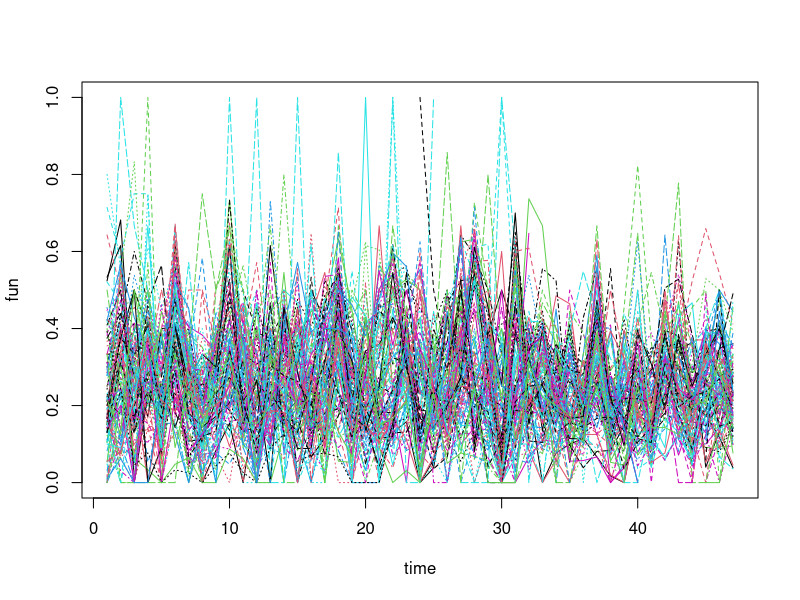

Recreate this plot in R. (Note: this script raises an error after producing the figure.)
library(readxl)
data=read_excel('trains_update_2610.xlsx')
n=dim(data)[1]
n
p=dim(data)[2]
p

unique(data$service)
length(which(data$service=='International'))

summary(data$delay_cause_external_cause)
years = unique(data$year)
months = unique(data$month)
#concentrarsi, solo per i treni nazionali: per ogni, per ogni mese, l'unità diviene la tratta specifica
num_tratte = length(unique(data$route))
cols = (length(unique(data$year)))*(length(unique(data$month)))
dati_nuovi = matrix(nrow=num_tratte, ncol = cols)

r=(unique(data$route))
for (k in 1:num_tratte) {
  for (j in years) {
    for ( i in months){
      if(length(data$delay_cause_rail_infrastructure[which(data$route==r[k] & data$year==j & data$month==i)])!=0)
      dati_nuovi[k,(j-2015)*12 + (i)]=data$delay_cause_rail_infrastructure[which(data$route==r[k] & data$year==j & data$month==i)]
    }
  }
  dati_nuovi[k,48]=r[k]
}

dati_nuovi=data.frame(dati_nuovi)

fun = t(as.matrix(dati_nuovi[1:112,1:47]))
time=1:47

x11()
matplot(time,fun, type='l')


f_data <- fData(time, t(fun))
x11()
plot(f_data)

band_depth <- BD(Data = f_data) #in input va un FD, e ritorna un vector con la band depth di ogni elemento
modified_band_depth <- MBD(Data = f_data) #in input va un FD, e ritorna un vector con la modified band depth di ogni elemento

median_curve <- median_fData(fData = f_data, type = "MBD") # still an fData object: la mediana è la curva con la depth più alta

x11()
plot(f_data) 
lines(time,median_curve$values, lwd=10)
#lines(time,modified_band_depth, lwd=10, col='black')

EI(f_data) #per ogni curva, calcola l'Epigraph Index 
MEI(f_data) #per ogni curva, calcola il Modified EI
HI(f_data) #per ogni curva, calcola l'Hypograph Index 
MHI(f_data) #per ogni curva, calcola il modified Hypograph Index 

#cor_spearman(f_data, ordering='MHI') #(puoi anche mettere MEI, che è la default)
#se i FDs sono bivariati, dà uno scalare, sennò l'intera matrice

#outlier detection
fbplot(f_data, adjust = T) 
outliergram(f_data,adjust = T) 


#### TRATTA A-B vs TRATTA B-A ####
# We choose a route we want to analyse
departure = 'REIMS'           #A
arrival = 'PARIS EST'              #B
route_AB = paste(departure, '-', arrival)
route_BA = paste(arrival, '-', departure)

data_AB = data[which(data$route==route_AB),]
data_BA = data[which(data$route==route_BA),]

# this function returns the dataset of a given route sorted by date
sort_by_time = function(month, year, data){
  sorted_data = data
  count = 1
  for (i in sort(unique(year))){
    for(j in sort(unique(month))){
      if(dim(data[which(year==i & month==j),])[1]!=0){
        sorted_data[count, ] = data[which(year==i & month==j),]
        count = count +1
      }
    }
  }
  return (sorted_data)
}

data_AB_sorted = sort_by_time(data_AB$month, data_AB$year, data_AB)
data_BA_sorted = sort_by_time(data_BA$month, data_BA$year, data_BA)

# now I need to check that both datasets have an observations for a given date
# if they do not, I drop that observation (not tested)
n1 = dim(data_AB_sorted)[1]
n2 = dim(data_BA_sorted)[1]

final_AB = data_AB_sorted
final_BA = data_BA_sorted
k=1
for (i in 1:n1){
  count = 0
  for(j in 1:n2){
    if (data_AB_sorted$year[i] == data_BA_sorted$year[j] & data_AB_sorted$month[i] == data_BA_sorted$month[j] & count==0){
      count = 1
      final_AB[k,] = as.vector(data_AB_sorted[i,])
      final_BA[k,] = as.vector(data_BA_sorted[j,])
      k = k+1
    }
  }
}

nfinal = dim(final_AB)[1]
if(nfinal > k){
  final_AB= final_AB[-((k+1):n1), ]
  final_BA= final_BA[-((k+1):n2), ]
}


# These are the paired data
data_AB = data.frame(final_AB)
data_BA = data.frame(final_BA)

rm(final_AB)
rm(final_BA)

#### TRATTA A-B vs TRATTA B-A - PAIRED UNIVARIATE TEST - CENTRE OF SYMMETRY TEST ####
dataset1 <- data_AB$avg_delay_late_on_arrival
dataset2 <- data_BA$avg_delay_late_on_arrival
dataset1 = na.omit(dataset1)
dataset2 = na.omit(dataset2)

data_paired = data.frame(dataset1, dataset2) # se ci sono problemi, bisogna eliminare delle righe
names(data_paired) = c(route_AB, route_BA)

x11()
boxplot(data_paired)

x11()
plot(1:n1, dataset1, type='l', xlab='time', col='blue')
points(1:n2, dataset2, type='l', col='red')
legend(x='topright', legend=c(route_AB, route_BA), col=c('blue', 'red'), lty=1)


dataset1=data.frame(dataset1)
dataset2=data.frame(dataset2)
n1 <- dim(dataset1)[1]
n2 <- dim(dataset2)[1] 
n <- n1+n2

dataset1.mean <- colMeans(dataset1)
dataset2.mean <- colMeans(dataset2)
dataset1.cov  <-  cov(dataset1)
dataset2.cov  <-  cov(dataset2)
Sp      <- ((n1-1)*dataset1.cov + (n2-1)*dataset2.cov)/(n1+n2-2)  # pooled cov matrix
Spinv   <- solve(Sp)

delta.0 <- 0 

diff <- dataset1-dataset2
diff.mean <- colMeans(diff)
diff.cov <- cov(diff)
diff.invcov <- solve(diff.cov)

x11()
boxplot(diff)
# Let’s start with the squared euclidean distance between the difference in means and 
# the hypothesised value (then we will use the mahalanobis distance with and without covariance)

T20 <- as.numeric(t(diff.mean-delta.0)  %*% (diff.mean-delta.0))

B = 5000
T2 <- numeric(B)
set.seed(123)

for(perm in 1:B){ # Random permutation
  # obs: exchanging data within couples means changing the sign of the difference
  signs.perm <- rbinom(n1, 1, 0.5)*2 - 1
  diff_perm = NULL
  diff_perm <- diff * matrix(signs.perm,nrow=n1,ncol=1,byrow=FALSE)
  diff.mean_perm <- colMeans(diff_perm)
  diff.cov_perm <- cov(diff_perm)
  diff.invcov_perm <- solve(diff.cov_perm)
  T2[perm] <- as.numeric(t(diff.mean_perm-delta.0) %*% (diff.mean_perm-delta.0))
}

# plotting the permutational distribution under H0
x11()
hist(T2,xlim=range(c(T2,T20)),breaks=100)
abline(v=T20,col=3,lwd=4)

x11()
plot(ecdf(T2), xlim=range(-0.2, T20+0.2))
abline(v=T20,col=3,lwd=4)

# p-value
p_val <- sum(T2>=T20)/B
p_val

graphics.off()

#### TRATTA A-B vs TRATTA B-A - PAIRED MULTIVARIATE TEST ####
dataset1 <- cbind(data_AB$delay_cause_external_cause, data_AB$delay_cause_rail_infrastructure)
dataset2 <- cbind(data_BA$delay_cause_external_cause, data_BA$delay_cause_rail_infrastructure)
dataset1 = na.omit(dataset1)
dataset2 = na.omit(dataset2)

cov_names = c('ext_cause', 'rail_cause')

data_paired = data.frame(dataset1, dataset2)  # se ci sono problemi, bisogna eliminare delle righe
names(data_paired) = c(paste(route_AB, cov_names[1]), paste(route_AB, cov_names[2]), 
                       paste(route_BA, cov_names[1]), paste(route_BA, cov_names[2]))


x11()
boxplot(data_paired, col=c(2,3,2,3))

dataset1=data.frame(dataset1)
#names(dataset1) = c(paste(route_AB, cov_names[1]), paste(route_AB, cov_names[2]))
dataset2=data.frame(dataset2)

x11()
plot(1:n1, dataset1[,1], type='l', xlab='time', col='blue')
points(1:n2, dataset2[,1], type='l', col='red')
legend(x='topright', legend=c(route_AB, route_BA), col=c('blue', 'red'), lty=1)

x11()
plot(1:n1, dataset1[,2], type='l', col='blue')
points(1:n2, dataset2[,2], type='l', col='red')
legend(x='topright', legend=c(route_AB, route_BA), col=c('blue', 'red'), lty=1)


n1 <- dim(dataset1)[1]
n2 <- dim(dataset2)[1] 
p = dim(dataset1)[2]
n <- n1+n2

dataset1.mean <- colMeans(dataset1)
dataset2.mean <- colMeans(dataset2)
dataset1.cov  <-  cov(dataset1)
dataset2.cov  <-  cov(dataset2)
Sp      <- ((n1-1)*dataset1.cov + (n2-1)*dataset2.cov)/(n1+n2-2)  # pooled cov matrix
Spinv   <- solve(Sp)

delta.0 <- rep(0,p)

diff <- dataset1-dataset2
diff.mean <- colMeans(diff)
diff.cov <- cov(diff)
diff.invcov <- solve(diff.cov)

x11()
boxplot(diff)
# Let’s start with the squared euclidean distance between the difference in means and 
# the hypothesised value (then we will use the mahalanobis distance with and without covariance)

T20 <- as.numeric(t(diff.mean-delta.0)  %*% (diff.mean-delta.0))

B = 10000
T2 <- numeric(B)
set.seed(123)

for(perm in 1:B){ # Random permutation
  # obs: exchanging data within couples means changing the sign of the difference
  signs.perm <- rbinom(n1, 1, 0.5)*2 - 1
  diff_perm = NULL
  diff_perm <- diff * matrix(signs.perm,nrow=n1,ncol=p,byrow=FALSE)
  diff.mean_perm <- colMeans(diff_perm)
  diff.cov_perm <- cov(diff_perm)
  diff.invcov_perm <- solve(diff.cov_perm)
  T2[perm] <- as.numeric(t(diff.mean_perm-delta.0) %*% (diff.mean_perm-delta.0))
}

# plotting the permutational distribution under H0
x11()
hist(T2,xlim=range(c(T2,T20)),breaks=100)
abline(v=T20,col=3,lwd=4)

x11()
plot(ecdf(T2), xlim=range(-0.2, T20+0.2))
abline(v=T20,col=3,lwd=4)

# p-value
p_val <- sum(T2>=T20)/B
p_val

graphics.off()
